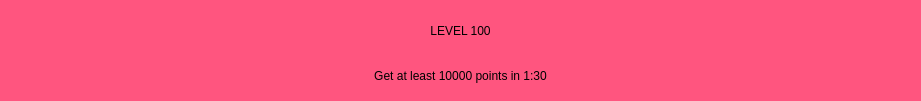
   <widget class="QWidget" name="widget" native="true">
    <property name="geometry">
     <rect>
      <x>-10</x>
      <y>310</y>
      <width>921</width>
      <height>101</height>
     </rect>
    </property>
    <property name="styleSheet">
     <string notr="true">background-color: rgb(255, 85, 127);</string>
    </property>
    <widget class="QLabel" name="label_2">
     <property name="geometry">
      <rect>
       <x>0</x>
       <y>10</y>
       <width>921</width>
       <height>41</height>
      </rect>
     </property>
     <property name="styleSheet">
      <string notr="true">font: 87 22pt &quot;Arial Black&quot;;</string>
     </property>
     <property name="text">
      <string>LEVEL 100</string>
     </property>
     <property name="alignment">
      <set>Qt::AlignCenter</set>
     </property>
    </widget>
    <widget class="QLabel" name="label_3">
     <property name="geometry">
      <rect>
       <x>0</x>
       <y>60</y>
       <width>921</width>
       <height>31</height>
      </rect>
     </property>
     <property name="styleSheet">
      <string notr="true">font: 87 14pt &quot;Arial Black&quot;;</string>
     </property>
     <property name="text">
      <string>Get at least 10000 points in 1:30</string>
     </property>
     <property name="alignment">
      <set>Qt::AlignCenter</set>
     </property>
    </widget>
    <widget class="QLabel" name="label_4">
     <property name="geometry">
      <rect>
       <x>70</x>
       <y>10</y>
       <width>131</width>
       <height>81</height>
      </rect>
     </property>
     <property name="styleSheet">
      <string notr="true">image: url(:/img/Logo/Logo.png);</string>
     </property>
     <property name="text">
      <string/>
     </property>
    </widget>
    <widget class="QLabel" name="label_6">
     <property name="geometry">
      <rect>
       <x>750</x>
       <y>10</y>
       <width>121</width>
       <height>81</height>
      </rect>
     </property>
     <property name="styleSheet">
      <string notr="true">image: url(:/img/Logo/Symbol.png);</string>
     </property>
     <property name="text">
      <string/>
     </property>
    </widget>
    <zorder>label_3</zorder>
    <zorder>label_2</zorder>
    <zorder>label_4</zorder>
    <zorder>label_6</zorder>
   </widget>
